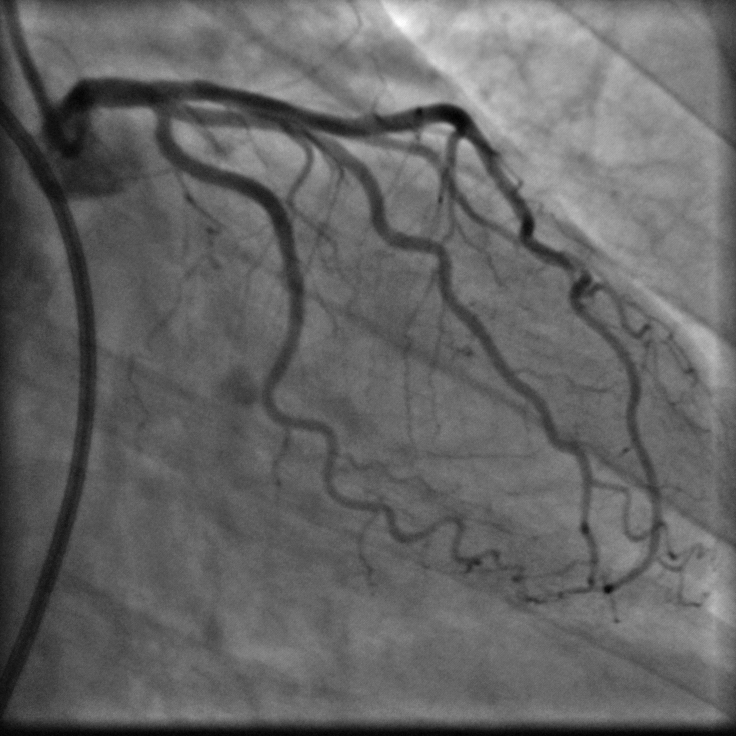
#> input picture src/IMG00004_33.tiff, 736 x 736 px
$ jupyter execute --allow-errors testSpreadFunc.ipynb
#> lines starting #> are read from the running program, lines starting #| are printed output that depends on the picture; long printed decimals are rounded
### src/DataLoaders.py
from synDataFunctionality.TreeLib import Tree
from synDataFunctionality.TreeLib import drawTree, genTree
from synDataFunctionality.genInputFromLabel import labelToInput
import torch
import os
import skimage.io
from torchvision.transforms import ToTensor
import numpy as np
import random

#sets random state of transformations
#ensures 2 different imgs may have same trans applied
# [7 lines left out: function perform_transform, not called in this run]

#Dataset class for synthetic data. Needs folder where synthetic data is.
class SynData(torch.utils.data.Dataset):
    def __init__(self, data_dir, label_dir, repeat_channels=False, transforms_both = None, transforms_train = None):
        #save transformations
        self.transforms_both = transforms_both
        self.transforms_train = transforms_train
        self.data_dir = data_dir
        self.lab_dir = label_dir
        self.repeat_channels = repeat_channels
        #save placement of data and labels
        self.get_data()

    def get_data(self):
        files = os.listdir(self.data_dir)
        files.sort()
        self.data = files
        files_lab = os.listdir(self.lab_dir)
        files_lab.sort()
        self.labs = files_lab
        #if number of element
        if len(self.labs) != len(self.data):
            raise ValueError("Not given the same number of labels and data")

    def __len__(self):
        return len(self.data)

    # [23 lines left out: function __getitem__, not called in this run]


#Dataset class for action angio data
class AngioData(torch.utils.data.Dataset):
    def __init__(self):
        self.num = 1
    def __getitem__(self, index):
        return None
    def __len__(self):
        return -1

### src/testSpreadFunc.ipynb
[cell 1]
import numpy as np
from DataLoaders import SynData
import matplotlib.pyplot as plt
from synDataFunctionality.genInputFromLabel import *
import skimage.io

#> (a cell that did not finish here is left out)

#> (a cell that did not finish here is left out)

[cell 4]
path_dat = "IMG00004_33.tiff"
#r"../../../Orig_data/ImsegmentedPt_02 V_4/IMG00004_33.tiff"

act_dat = np.array(skimage.io.imread(path_dat))
#> act_dat is the input picture: shape (736, 736); min 0, max 255, mean 100.9

plt.imshow(act_dat)

[cell 5]
plt.imshow(act_dat[300:400, 50: 150])
plt.show()
plt.imshow(act_dat[240:300, 430: 480])

[cell 6]
plt.imshow(act_dat[335:340, 85: 110])
plt.show()
plt.imshow(act_dat[270:275, 440: 465])
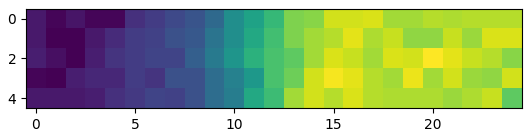
#> figure drawn by matplotlib, 1 panel

[cell 7]
slice1 = act_dat[335:336,85:110]
slice2 = act_dat[272:273, 438: 467]
plt.imshow(slice1)
plt.show()
plt.imshow(slice2)
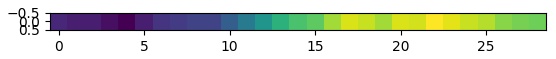
#> figure drawn by matplotlib, 1 panel

Evt.: sæt min-val til 0. Dette ændrer ikke std, men gør det lettere at arbejde med.
Alternativt træk konstant fra data. Dette ændrer ikke std.
Gang data med en eller anden konstant c så data er maks 0. Std er så normaliseret datas std divideret med konstant c

[cell 8]
x = np.arange(len(slice1[0]))
#> x = 25 values from 0 to 24
print(len(x))
#| 25
print(len(slice1[0]))
#| 25
plt.scatter(x, slice1[0])
plt.show()
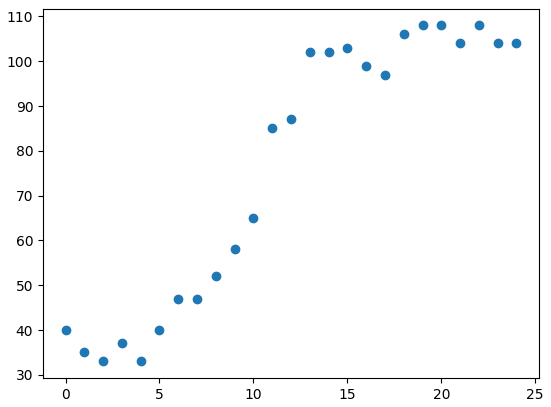
#> figure drawn by matplotlib, 1 panel

x2 = np.arange(len(slice2[0]))
#> x2 = 29 values from 0 to 28
print(len(x2))
#| 29
print(len(slice2[0]))
#| 29
plt.scatter(x2, slice2[0])
plt.show()
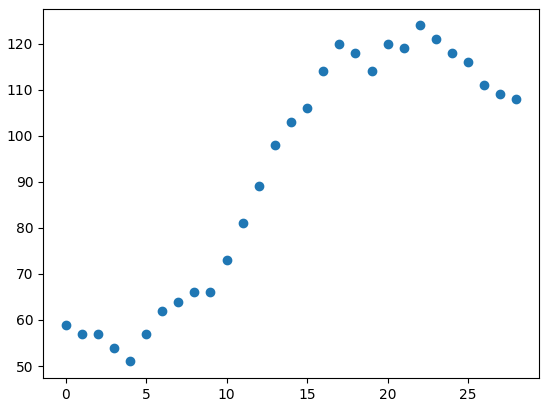
#> figure drawn by matplotlib, 1 panel

[cell 9]
#taken from
#https://stackoverflow.com/questions/60160803/scipy-optimize-curve-fit-for-logistic-function
from scipy.optimize import curve_fit
#fit curve to logistic regression function.
#A is distance between highest and lowest y
#x0 is midpoint
#k is growth rate
#off is how far we are off x=0
def logifunc(x, A, x0, k, off):
    return A / (1 + np.exp(-k*(x-x0)))+off

def indicator(x, A, x0, k, off):
    if x > x0:
        return off+A
    else:
        return off

[cell 10]
def fitSliceToLogi(imgSlice, guess, illustrate=False):
#> called with imgSlice = array of shape (1, 25), illustrate = True
    y = imgSlice[0]
#> y = 25 values, max 108 at index 19, min 33 at index 2, mean 76.16
    x = np.arange(len(imgSlice[0]))
#> x = 25 values from 0 to 24
    popt, pcov = curve_fit(logifunc, x, y, guess)
#> popt = [68.84, 10.04, 0.639, 36.34]; pcov = [[5.24, -0.0877, -0.112, -3.27], [-0.0877, 0.0458, 0.00183, 0.176], [-0.112, 0.00183, 0.00596, 0.0694], [-3.27, 0.176, 0.0694, 2.93]]
    if illustrate:
        plt.xlabel("pixel")
        plt.ylabel("colorvalue")
        plt.scatter(x,y,label='Data points')
        plt.plot(x, logifunc(x, *popt), 'r-', label='J as scaled Logisitic CDF')
        plt.plot(x, [indicator(i, *popt) for i in x], 'c-', label='I as Indicator Function')
        plt.legend()
        plt.show()
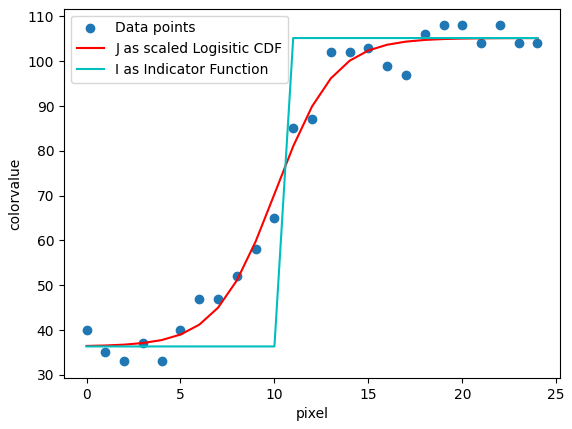
#> figure drawn by matplotlib, 1 panel; curve peaks at x = 24, y = 105.2; curve peaks at x = 11, y = 105.2
    return popt


popt1 = fitSliceToLogi(slice1, [90,10,0.3,30], illustrate=True)
#> popt1 = [68.84, 10.04, 0.639, 36.34]
popt2 = fitSliceToLogi(slice2, [90,10,0.3,30], illustrate=True)
#> call 2 of fitSliceToLogi, with imgSlice = array of shape (1, 29), illustrate = True
#> in fitSliceToLogi (call 2), `y = imgSlice[0]`: y = 29 values, max 124 at index 22, min 51 at index 4, mean 91.55
#> in fitSliceToLogi (call 2), `x = np.arange(len(imgSlice[0]))`: x = 29 values from 0 to 28
#> in fitSliceToLogi (call 2), `popt, pcov = curve_fit(logifunc, x, y, guess)`: popt = [60.31, 11.65, 0.571, 56.52]; pcov = [[5.17, -0.112, -0.113, -3.23], [-0.112, 0.0775, 0.0024, 0.226], [-0.113, 0.0024, 0.0064, 0.0702], [-3.23, 0.226, 0.0702, 2.92]]
#> in fitSliceToLogi (call 2), `plt.show()`:
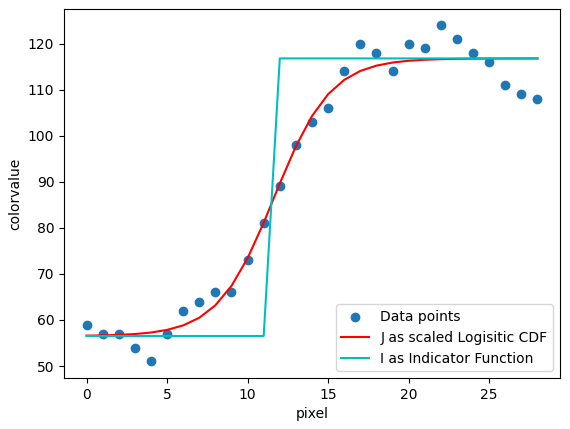
#> figure drawn by matplotlib, 1 panel; curve peaks at x = 28, y = 116.8; curve peaks at x = 12, y = 116.8
#> popt2 = [60.31, 11.65, 0.571, 56.52]

[cell 11]
#sigma af den afledte er da π2/3k2
#https://en.wikipedia.org/wiki/Logistic_function
import math
mu = popt1[1]
#> mu = 10.04
k = popt1[2]
#> k = 0.639
sig = (math.pow(math.pi, 2))/(3 * math.pow(k, 2))
#> sig = 8.06
print(popt1)
#| [68.839 10.036  0.6387 36.338]

[cell 12]
# [4 lines of commented-out code are left out]

[cell 13]
def logiDerived(x, A, k, x0):
    return A*k*(np.exp(-k*(x-x0)))/np.power((1+np.exp(-k*(x-x0))), 2)

[cell 14]
#plot derived of log reg:
from scipy.stats import norm

#print(logifunc(x, *popt))
#print(logiDerived(x, A, k, x0).shape)

#plt.plot(x, logifunc(x, *popt), 'r-',label='Fitted function')
A = popt1[0]
#> A = 68.84
x0 = popt1[1]
#> x0 = 10.04
k = popt1[2]
off = popt1[3]
#> off = 36.34

x = np.linspace(0.0, 24, num=2000)
mu = x0
std_big = np.power(np.pi, 2)/(3*np.power(k, 2))
#> std_big = 8.06
print(std_big/A)
#| 0.1171
std = np.sqrt(np.sum(np.power(logiDerived(x, A, k, x0) - x0, 2))/2000)
#> std = 8.02
p = A*norm.pdf(x, mu, 2.5)
#> p = 2000 values, max 10.99 at index 836, min 1.85e-06 at index 1999, mean 2.87
plt.plot(x, p)
plt.plot(x, logiDerived(x, A, k, x0))
plt.show()
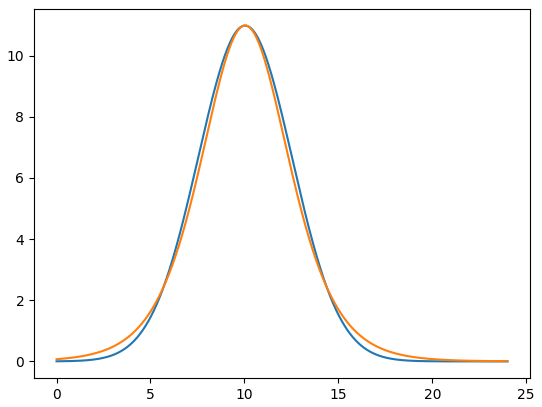
#> figure drawn by matplotlib, 1 panel; curve peaks at x = 10.04, y = 10.99; curve peaks at x = 10.04, y = 10.99


# [9 lines of commented-out code are left out]

Try and recreate original edge between Blood vessel and background

[cell 15]
valmin = off
#> valmin = 36.34
valmax = off + A
#> valmax = 105.2
mid = x0
#> mid = 10.04

def genOrigDat(vmin, vmax, mid, length):
#> called with vmin = 36.34, vmax = 105.2, mid = 10.04, length = 25
    arr = np.zeros((1, length))
    for i in range(length):
        if i<mid:
            arr[0, i] = vmin
        else:
            arr[0, i] = vmax
    return arr


origSlice = genOrigDat(valmin, valmax, mid, len(slice1[0]))
plt.imshow(origSlice)
plt.show()
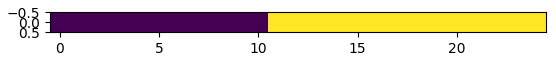
#> figure drawn by matplotlib, 1 panel

#> (the rest of this cell did not finish here and is left out)

[cell 16]
from scipy.ndimage import gaussian_filter
std = 2.5
print(origSlice.shape)
#| (1, 25)
print(slice1.shape)
#| (1, 25)
filter_result = gaussian_filter(origSlice, sigma=std)
plt.imshow(filter_result)
plt.show()
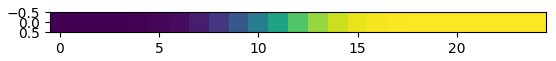
#> figure drawn by matplotlib, 1 panel
plt.imshow(slice1)
plt.show()

#> (the rest of this cell did not finish here and is left out)

#> (a cell that did not finish here is left out)

#> (a cell that did not finish here is left out)

[cell 19]
from scipy.stats import poisson

[cell 20]
dim = 736

py = poisson.rvs(22,size=dim*dim)

pyR = np.reshape(py,(736,736))

plt.imshow(pyR,cmap="gray")
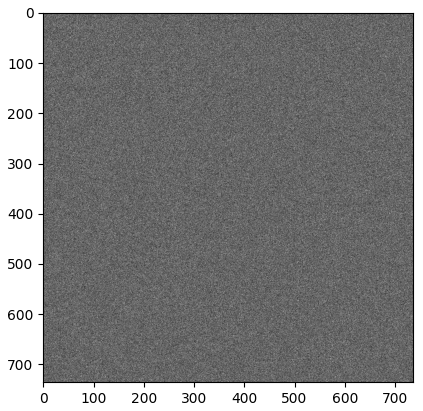
#> figure drawn by matplotlib, 1 panel
